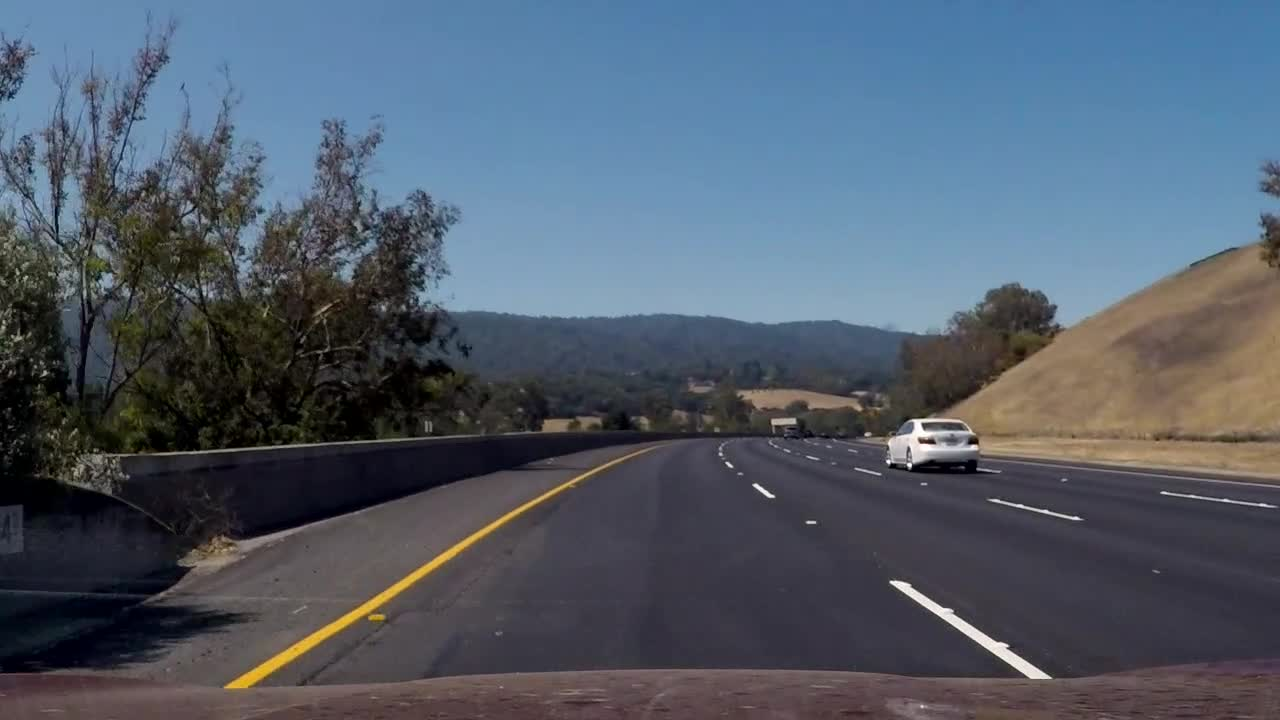
#> input picture test_images/frame_25.jpg, 1280 x 720 px
$ python -i lesson_functions.py   (imports and definitions only)   (older library calls are emulated)
#> lines starting #> are read from the running program, lines starting #| are printed output that depends on the picture
import matplotlib.image as mpimg
import numpy as np
import cv2
from skimage.feature import hog
from scipy.ndimage.measurements import label

# Convert color space
def convert_color_space(image, color_space='RGB'):
    if color_space != 'RGB':
        if color_space == 'HSV':
            feature_image = cv2.cvtColor(image, cv2.COLOR_RGB2HSV)
        elif color_space == 'LUV':
            feature_image = cv2.cvtColor(image, cv2.COLOR_RGB2LUV)
        elif color_space == 'HLS':
            feature_image = cv2.cvtColor(image, cv2.COLOR_RGB2HLS)
        elif color_space == 'YUV':
            feature_image = cv2.cvtColor(image, cv2.COLOR_RGB2YUV)
        elif color_space == 'YCrCb':
            feature_image = cv2.cvtColor(image, cv2.COLOR_RGB2YCrCb)
    else:
        feature_image = np.copy(image)
    return feature_image


# Define a function to return HOG features and visualization
def get_hog_features(img, orient, pix_per_cell, cell_per_block,
                     vis=False, feature_vec=True):
    # Call with two outputs if vis==True
    if vis == True:
        features, hog_image = hog(img, orientations=orient,
                                  pixels_per_cell=(pix_per_cell, pix_per_cell),
                                  cells_per_block=(cell_per_block, cell_per_block),
                                  transform_sqrt=True,
                                  visualise=vis, feature_vector=feature_vec)
        return features, hog_image
    # Otherwise call with one output
    else:
        features = hog(img, orientations=orient,
                       pixels_per_cell=(pix_per_cell, pix_per_cell),
                       cells_per_block=(cell_per_block, cell_per_block),
                       transform_sqrt=True,
                       visualise=vis, feature_vector=feature_vec)
        return features


# Define a function to compute binned color features
def bin_spatial(img, size=(32, 32)):
    # Use cv2.resize().ravel() to create the feature vector
    features = cv2.resize(img, size).ravel()
    # Return the feature vector
    return features


# Define a function to compute color histogram features
# NEED TO CHANGE bins_range if reading .png files with mpimg!
def color_hist(img, nbins=32, bins_range=(0, 256)):
    # Compute the histogram of the color channels separately
    channel1_hist = np.histogram(img[:, :, 0], bins=nbins, range=bins_range)
    channel2_hist = np.histogram(img[:, :, 1], bins=nbins, range=bins_range)
    channel3_hist = np.histogram(img[:, :, 2], bins=nbins, range=bins_range)
    # Concatenate the histograms into a single feature vector
    hist_features = np.concatenate((channel1_hist[0], channel2_hist[0], channel3_hist[0]))
    # Return the individual histograms, bin_centers and feature vector
    return hist_features


# Define a function to extract features from a list of images
# Have this function call bin_spatial() and color_hist()
# [13 lines left out: function extract_features, not called in this run]


def single_img_features(image, color_space='RGB', spatial_size=(32, 32),
                        hist_bins=32, orient=9,
                        pix_per_cell=8, cell_per_block=2, hog_channel=0,
                        spatial_feat=True, hist_feat=True, hog_feat=True):
    img = np.copy(image)
    #img = img.astype(np.float32)/255
    # 1) Define an empty list to receive features
    img_features = []
    # 2) Apply color conversion if other than 'RGB'
    feature_image = convert_color_space(img, color_space)
    # 3) Compute spatial features if flag is set
    if spatial_feat == True:
        spatial_features = bin_spatial(feature_image, size=spatial_size)
        # 4) Append features to list
        img_features.append(spatial_features)
    # 5) Compute histogram features if flag is set
    if hist_feat == True:
        hist_features = color_hist(feature_image, nbins=hist_bins)
        # 6) Append features to list
        img_features.append(hist_features)
    # 7) Compute HOG features if flag is set
    if hog_feat == True:
        if hog_channel == 'ALL':
            hog_features = []
            for channel in range(feature_image.shape[2]):
                hog_features.extend(get_hog_features(feature_image[:, :, channel],
                                                     orient, pix_per_cell, cell_per_block,
                                                     vis=False, feature_vec=True))
        else:
            hog_features = get_hog_features(feature_image[:, :, hog_channel], orient,
                                            pix_per_cell, cell_per_block, vis=False, feature_vec=True)
        # 8) Append features to list
        img_features.append(hog_features)

    # 9) Return concatenated array of features
    return np.concatenate(img_features)


# Define a function that takes an image,
# start and stop positions in both x and y,
# window size (x and y dimensions),
# and overlap fraction (for both x and y)
# [172 lines left out: functions slide_window, draw_boxes, search_windows, heatmap_with_threshold, draw_labeled_bboxes, find_car_in_field, not called in this run]

>>> import cv2
>>> picture = cv2.cvtColor(cv2.imread('test_images/frame_25.jpg'), cv2.COLOR_BGR2RGB)
>>> result = single_img_features(picture)
#> in bin_spatial, `features = cv2.resize(img, size).ravel()`: features = 3072 values, max 237 at index 2859, min 0 at index 1367, mean 93.86
#> in single_img_features, `spatial_features = bin_spatial(feature_image, size=spatial_size)`: spatial_features has the same summary as features in bin_spatial
#> in color_hist, `hist_features = np.concatenate((channel1_hist[0], channel2_hist[0], ch..`: hist_features = 96 values, max 123459 at index 86, min 134 at index 63, mean 28800
#> in get_hog_features, `features = hog(img, orientations=orient, pixels_per_cell=(pix_per_cell..`:
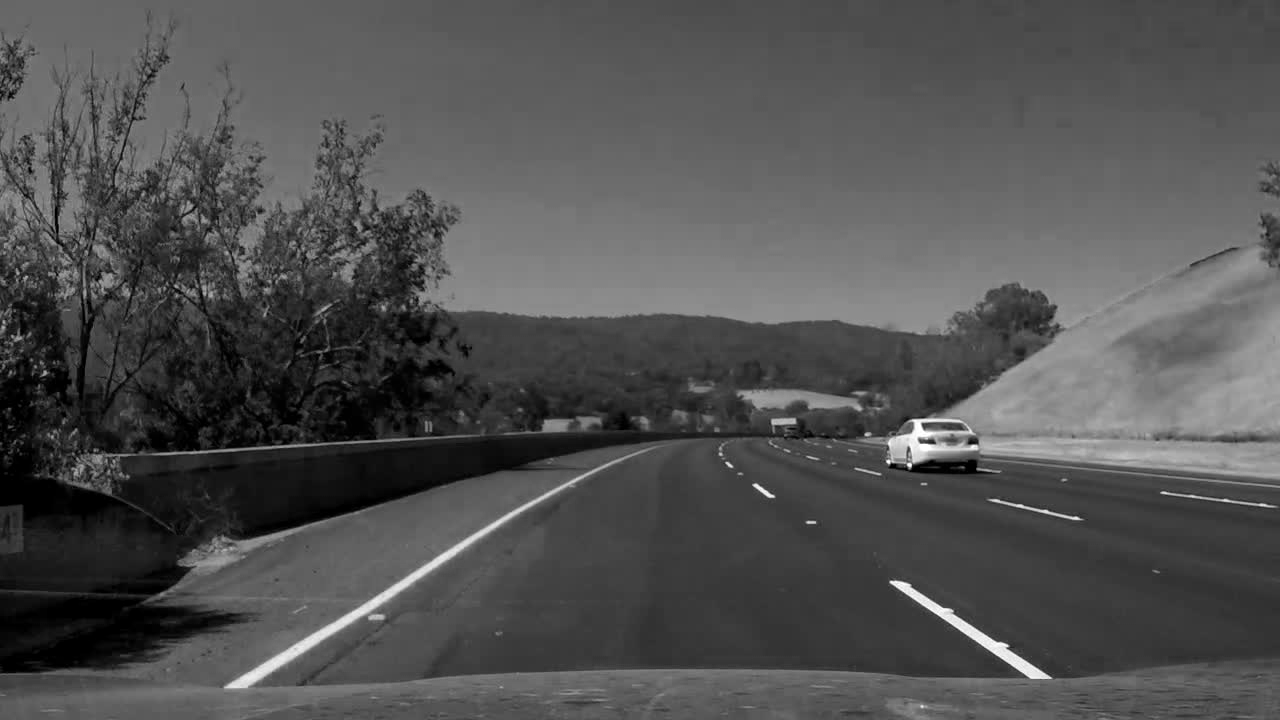
#> img: shape (720, 1280); min 0, max 255, mean 81.6

$ run again, on test_images/frame_50.jpg
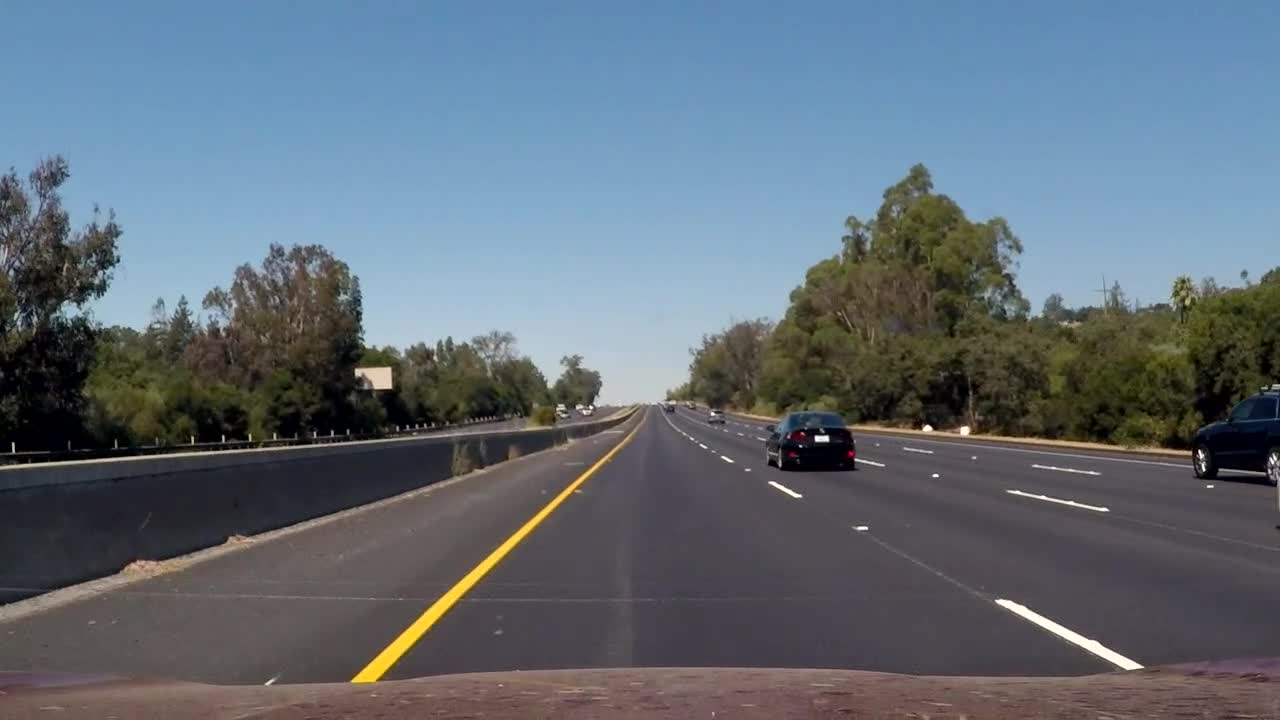
#> input picture test_images/frame_50.jpg, 1280 x 720 px
#> features = 3072 values, max 255 at index 2811, min 0 at index 1752, mean 109
#> spatial_features has the same summary as features in bin_spatial
#> in color_hist, `hist_features = np.concatenate((channel1_hist[0], channel2_hist[0], ch..`: hist_features = 96 values, max 110789 at index 74, min 114 at index 95, mean 28800
#> in get_hog_features, `features = hog(img, orientations=orient, pixels_per_cell=(pix_per_cell..`:
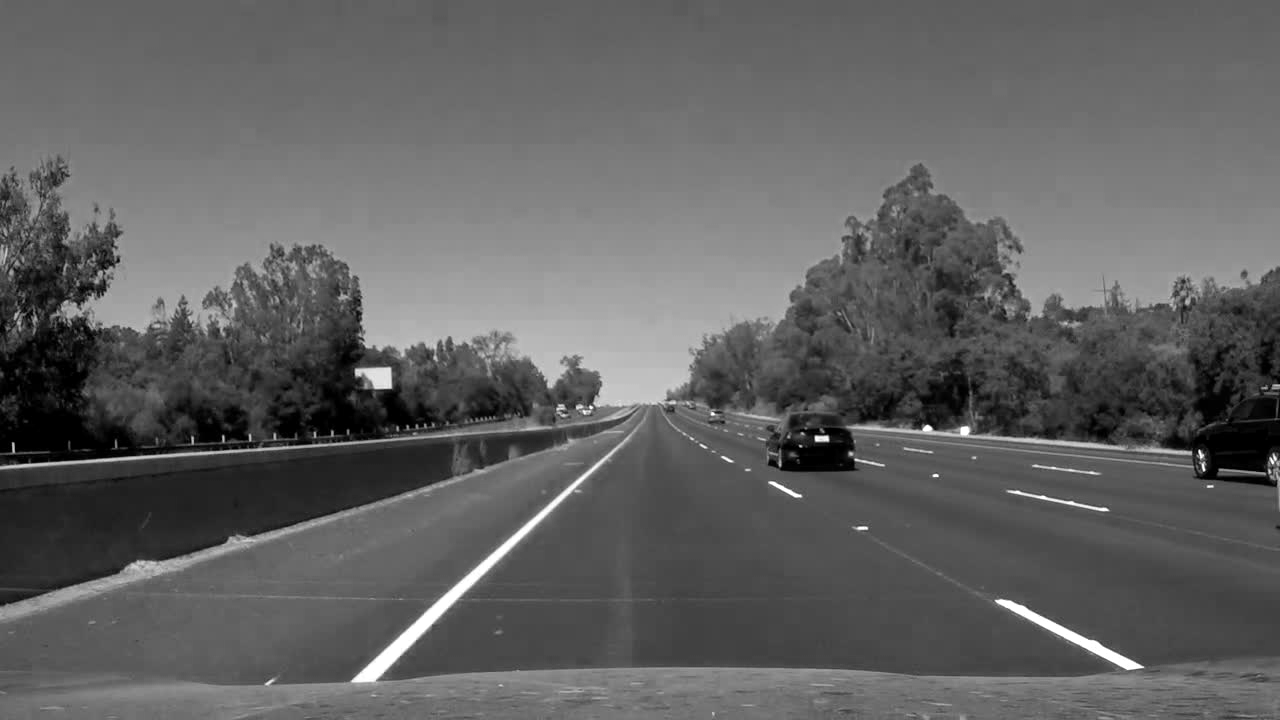
#> img: shape (720, 1280); min 0, max 255, mean 97.4

$ run again, on test_images/test1.jpg
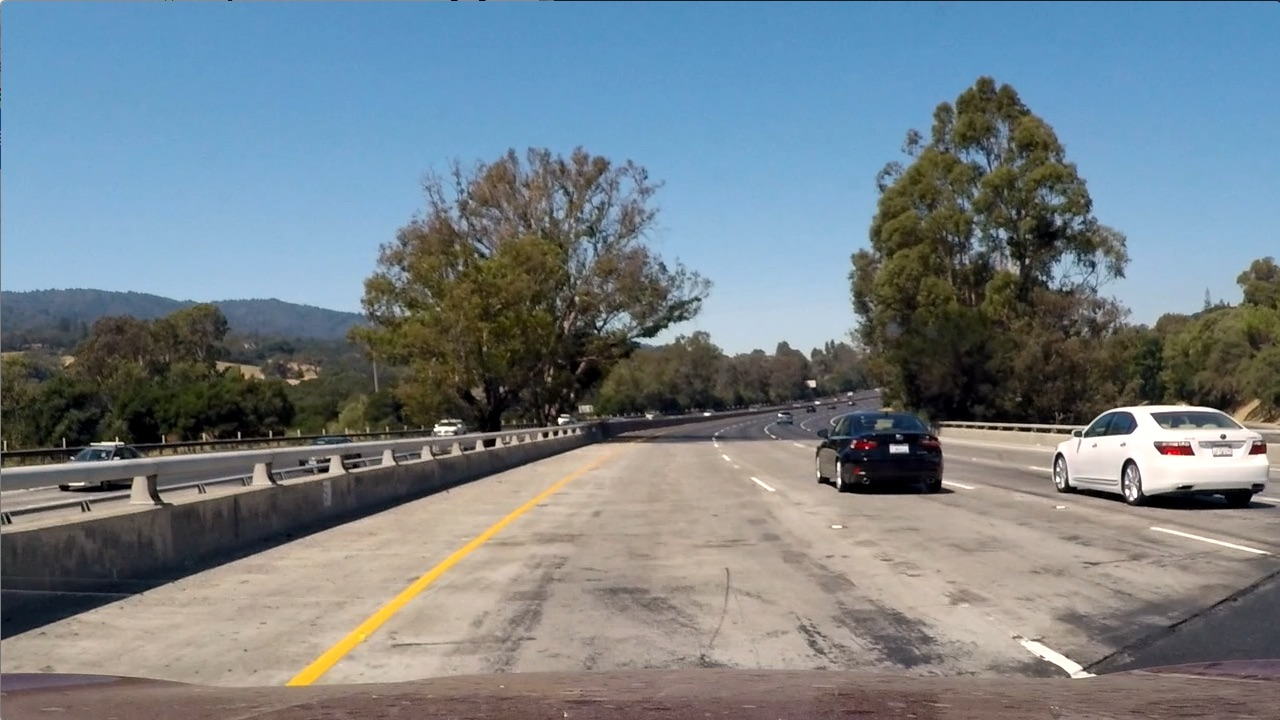
#> input picture test_images/test1.jpg, 1280 x 720 px
#> features = 3072 values, max 255 at index 1813, min 0 at index 1737, mean 127.1
#> spatial_features has the same summary as features in bin_spatial
#> in color_hist, `hist_features = np.concatenate((channel1_hist[0], channel2_hist[0], ch..`: hist_features = 96 values, max 111331 at index 89, min 936 at index 60, mean 28800
#> in get_hog_features, `features = hog(img, orientations=orient, pixels_per_cell=(pix_per_cell..`:
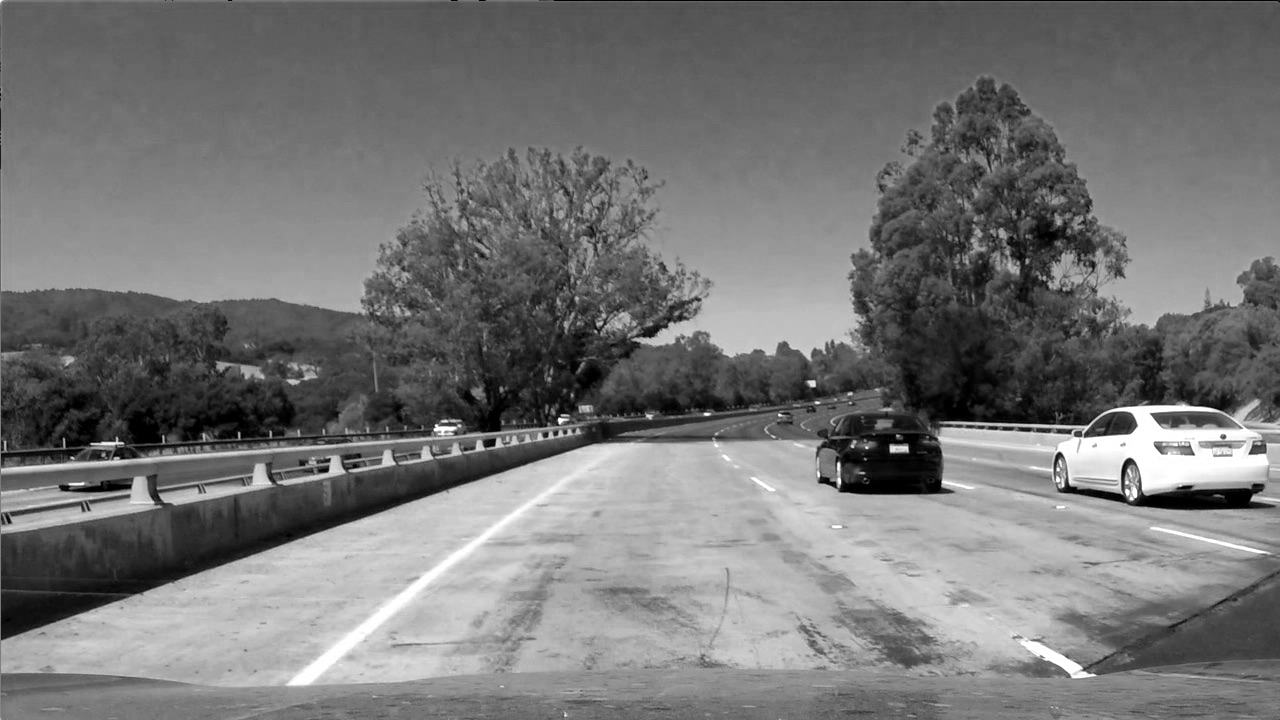
#> img: shape (720, 1280); min 0, max 255, mean 117.5

$ run again, on test_images/test2.jpg
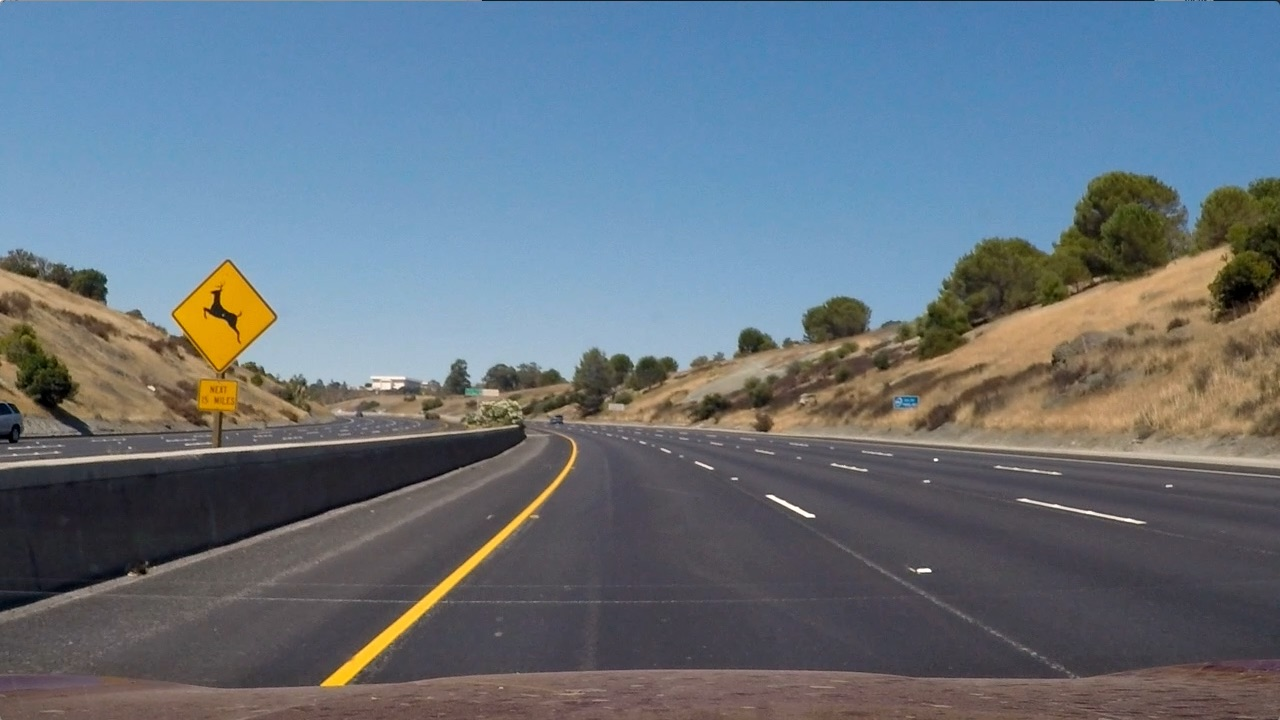
#> input picture test_images/test2.jpg, 1280 x 720 px
#> features = 3072 values, max 253 at index 2433, min 0 at index 1361, mean 113.6
#> spatial_features has the same summary as features in bin_spatial
#> in color_hist, `hist_features = np.concatenate((channel1_hist[0], channel2_hist[0], ch..`: hist_features = 96 values, max 117155 at index 74, min 82 at index 95, mean 28800
#> in get_hog_features, `features = hog(img, orientations=orient, pixels_per_cell=(pix_per_cell..`:
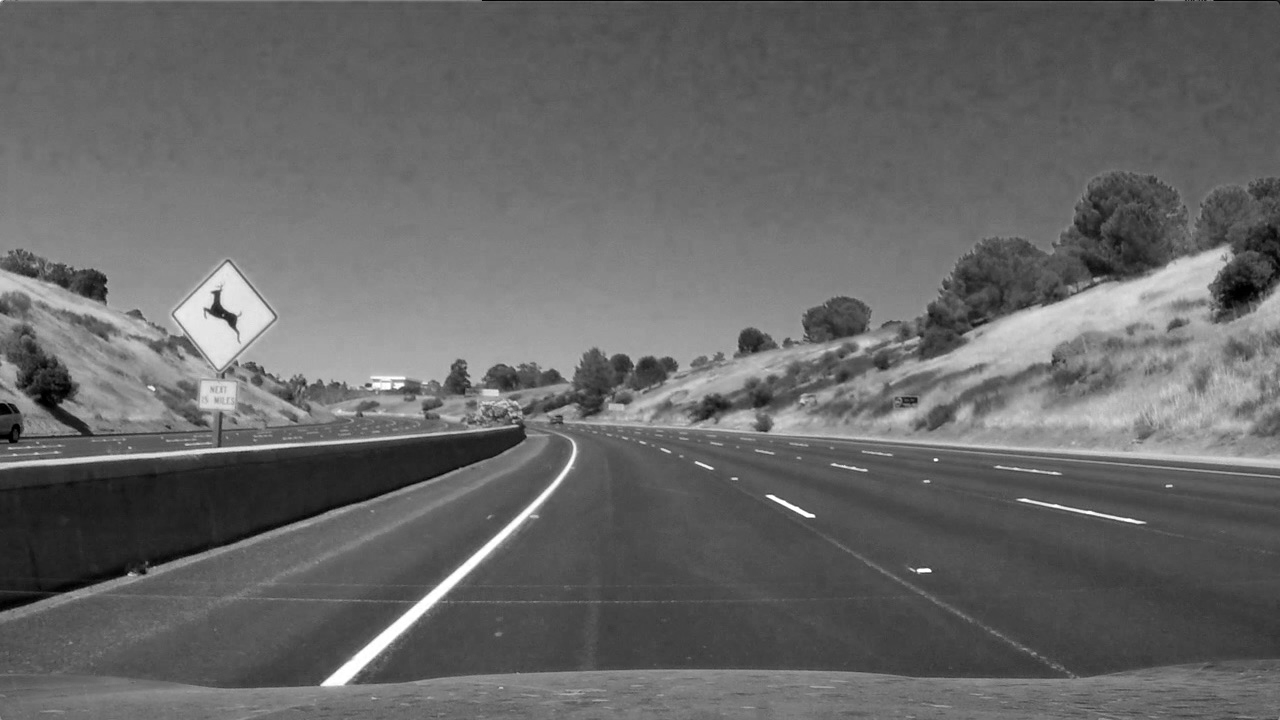
#> img: shape (720, 1280); min 0, max 255, mean 102.8
